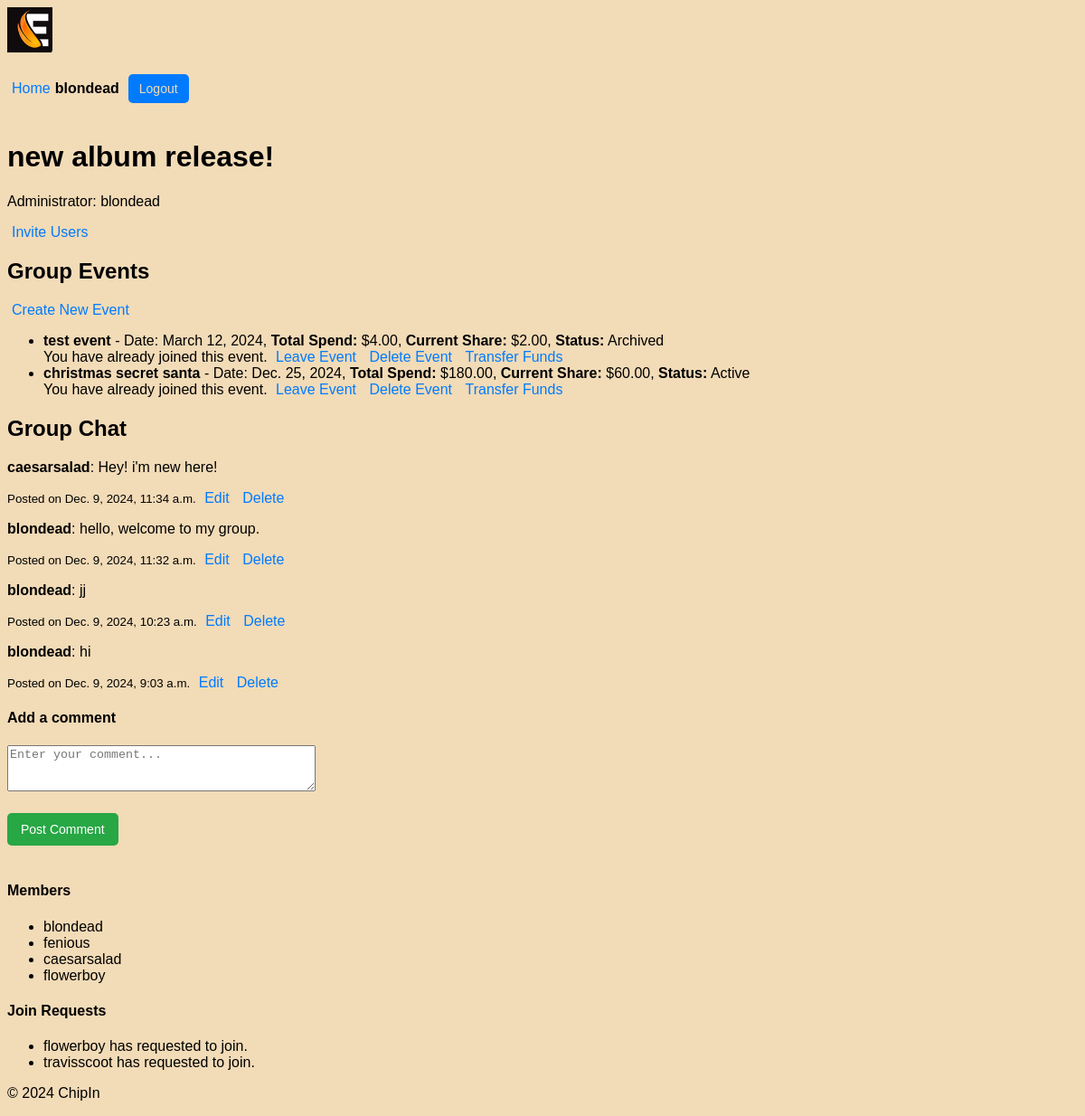
Screenshot of /chipin/group/10/ (signed in) with the database file from the repository.
### users/models.py (models this page shows, shortened)
class Profile(models.Model):
    user = models.OneToOneField(User, on_delete=models.CASCADE)
    first_name = models.CharField(max_length=30)
    surname = models.CharField(max_length=30)
    nickname = models.CharField(max_length=30, unique=True, null=False, blank=False)
    max_spend = models.DecimalField(max_digits=10, decimal_places=2, default=100.00)  # Max spend for each event
    balance = models.DecimalField(max_digits=10, decimal_places=2, default=100.00)  # User's current balance

### chipin/models.py (models this page shows, shortened)
class Group(models.Model):
    name = models.CharField(max_length=100)
    admin = models.ForeignKey(User, related_name='admin_groups', on_delete=models.CASCADE)
    members = models.ManyToManyField(User, related_name='group_memberships', blank=True)
    invited_users = models.ManyToManyField(User, related_name='pending_invitations', blank=True)

class Event(models.Model):
    name = models.CharField(max_length=100)
    date = models.DateField()
    total_spend = models.DecimalField(max_digits=10, decimal_places=2)
    status = models.CharField(max_length=20, default='Pending')  # Can be 'Pending' or 'Active'
    group = models.ForeignKey('Group', related_name='events', on_delete=models.CASCADE)
    members = models.ManyToManyField(User, related_name='event_memberships', blank=True)
    def calculate_share(self):
        members_count = self.members.count()
        if members_count == 0:
            return 0
        else:
            unround_share = self.total_spend / members_count
            round_share = round(unround_share, 2)
        return round_share

class Comment(models.Model):
    user = models.ForeignKey(User, on_delete=models.CASCADE)  # User who posted the comment
    group = models.ForeignKey(Group, related_name='comments', on_delete=models.CASCADE)  # Group associated with the comment
    content = models.TextField()  # The comment content
    created_at = models.DateTimeField(auto_now_add=True)  # Timestamp when the comment was posted
    updated_at = models.DateTimeField(auto_now=True)  # Timestamp for the latest update

class GroupJoinRequest(models.Model):
    user = models.ForeignKey(User, on_delete=models.CASCADE)
    group = models.ForeignKey(Group, on_delete=models.CASCADE, related_name='join_requests')
    is_approved = models.BooleanField(default=False)
    votes = models.ManyToManyField(User, related_name='votes', blank=True)  # Tracks users who voted
    created_at = models.DateTimeField(auto_now_add=True)

### chipin/views.py (the view)
# urls.py: path('group/<int:group_id>/', views.group_detail, name='group_detail'),
@login_required
def group_detail(request, group_id, edit_comment_id=None):
    group = get_object_or_404(Group, id=group_id)
    comments = group.comments.all().order_by('-created_at')  # Fetch all comments for the group
    events = group.events.all()  # Fetch all events associated with the group
    if edit_comment_id: # Fetch the comment to edit, if edit_comment_id is provided
        comment_to_edit = get_object_or_404(Comment, id=edit_comment_id)
        if comment_to_edit.user != request.user:
            return redirect('chipin:group_detail', group_id=group.id)
    else:
        comment_to_edit = None
    if request.method == 'POST':
        if comment_to_edit: # Editing an existing comment
            form = CommentForm(request.POST, instance=comment_to_edit)
        else: # Adding a new comment
            form = CommentForm(request.POST)
        if form.is_valid():
            comment = form.save(commit=False)
            comment.user = request.user
            comment.group = group
            comment.save()
            return redirect('chipin:group_detail', group_id=group.id)
    else:
        form = CommentForm(instance=comment_to_edit) if comment_to_edit else CommentForm()
    event_share_info = {}
    for event in events:
        event_share = event.calculate_share()
        user_eligible = request.user.profile.max_spend >= event_share
        user_has_joined = request.user in event.members.all()  # Check if the user has already joined the event
        event_share_info[event] = {
            'share': event_share,
            'eligible': user_eligible,
            'status': event.status,
            'joined': user_has_joined
        }
    return render(request, 'chipin/group_detail.html', {
        'group': group,
        'comments': comments,
        'form': form,
        'comment_to_edit': comment_to_edit,
        'events': events,
        'event_share_info': event_share_info,
    })

### chipin/forms.py (shortened to what this page needs)
class CommentForm(forms.ModelForm):
    class Meta:
        model = Comment
        fields = ['content']
        widgets = {
            'content': forms.Textarea(attrs={'rows': 3, 'placeholder': 'Enter your comment...'})
        }

### chipin/context_processors.py (called while the page is built)
def user_profile(request):
    if request.user.is_authenticated:
        try:
            return {'nickname': request.user.profile.nickname}
        except Profile.DoesNotExist:
            return {'nickname': request.user.username}  # Fallback to username if no profile exists
    return {}

### chipin/templates/chipin/group_detail.html (shortened to what this page needs)
{% extends 'chipin/base.html' %}
{% block content %}
     <h1>{{ group.name }}</h1>
     <p>Administrator: {{ group.admin.profile.nickname }}</p>
     {% if request.user == group.admin %}
         <a href="{% url 'chipin:invite_users' group.id %}">Invite Users</a>
     {% endif %}
     <h2>Group Events</h2>
     {% if request.user == group.admin %}
         <a href="{% url 'chipin:create_event' group.id %}" class="btn btn-primary">Create New Event</a>
     {% endif %}
     <ul>
         {% for event, info in event_share_info.items %}
             <li>
                 <strong>{{ event.name }}</strong> - Date: {{ event.date }},
                 <strong>Total Spend:</strong> ${{ event.total_spend }},
                 <strong>Current Share:</strong> ${{ info.share }},
                 <strong>Status:</strong> <span class="event-status">{{ info.status }}</span><br>
                 {% if info.joined %}
                     <span class="joined">You have already joined this event.</span>
                     <a href="{% url 'chipin:leave_event' group.id event.id %}" class="btn btn-warning" onclick="return confirm('Are you sure you want to leave this event?');">Leave Event</a>
                 {% endif %}
                 {% if request.user == group.admin %}
                     <a href="{% url 'chipin:delete_event' group.id event.id %}" class="btn btn-danger" onclick="return confirm('Are you sure you want to delete this event?');">Delete Event</a>
                 {% endif %}
                 {% if request.user == group.admin %}
                     <a href="{% url 'chipin:transfer_funds' group.id event.id %}" class="btn btn-danger" onclick="return confirm('Transfer funds for this event? This action is irreversible.');">Transfer Funds</a>
                 {% endif %}
             </li>
         {% endfor %}
     </ul>
     <h2>Group Chat</h2>
     <div class="comments-section">
         {% for comment in comments %}
             <div class="comment">
                 <p><strong>{{ comment.user.profile.nickname }}</strong>: {{ comment.content }}</p>
                 <small>Posted on {{ comment.created_at }}</small>
                 {% if comment.user == request.user or request.user == group.admin %}
                     <a href="{% url 'chipin:edit_comment' group.id comment.id %}">Edit</a>
                     <a href="{% url 'chipin:delete_comment' comment.id %}" onclick="return confirm('Are you sure?')">Delete</a>
                 {% endif %}
             </div>
         {% empty %}
             <p>No comments yet. Be the first to comment!</p>
         {% endfor %}
         <h4>{% if comment_to_edit %}Edit Comment{% else %}Add a comment{% endif %}</h4>
         <form method="POST">
             <div class="form-group">
                 {{ form.content }}
             </div>
             <button type="submit">{% if comment_to_edit %}Save Comment{% else %}Post Comment{% endif %}</button>
         </form>
     <h4>Members</h4>
     <ul>
         {% for member in group.members.all %}
         <li>{{ member.profile.nickname }}</li>
         {% endfor %}
     </ul>
     <h4>Join Requests</h4>
     <ul>
         {% for request in group.join_requests.all %}
             <li>{{ request.user.username }} has requested to join.</li>
         {% endfor %}
     </ul>
 {% endblock content %}

### chipin/templates/chipin/base.html (shortened to what this page needs)
{% load static %}
<!DOCTYPE html>
<html lang="en">
<head>
    <link rel="stylesheet" href="{% static 'chipin/styles.css' %}">
</head>
<body>
    <header>
        <div class="logo">
            <img src="{% static 'chipin/logo_90.jpg' %}" alt="ChipIn Logo">
        </div>
        <div class="user-info">
            {% if request.user.is_authenticated %}
                <a href="{% url 'users:user' %}">Home</a> <span>{{ request.user.profile.nickname }}</span>
                <form action="{% url 'users:logout' %}" method="post">
                    <button type="submit">Logout</button>
                </form>
            {% else %}
                <a href="{% url 'users:login' %}">Login</a> <a href="{% url 'users:register' %}">Register</a>
            {% endif %}
        </div>
    </header>
    <main>
        {% block content %}
        {% endblock %}
    </main>
    <footer>
        <p>&copy; 2024 ChipIn</p>
    </footer>
</body>
</html>

### chipin/static/chipin/styles.css (style rules this page uses)
.logo img { max-height: 50px; }
.user-info { display: flex; align-items: center; font-size: 16px; }
.user-info span { margin-right: 10px; font-weight: bold; }
.user-info button { background-color: #007BFF; color: #f2dbb7; border: none; padding: 8px 12px; cursor: pointer; border-radius: 5px; font-size: 14px; }
button { background-color: #28a745; color: white; border: none; padding: 10px 15px; cursor: pointer; border-radius: 5px; font-size: 14px; margin-top: 20px; margin-bottom: 20px; }
a { color: #007BFF; text-decoration: none; padding: 5px }

### chipin/templates/chipin/group_detail.html (style rules this page uses)
body { background-color: #f2dbb7; font-family: 'Parkinsans', sans-serif; }
h2 { font-family: 'Parkinsans', sans-serif; font-weight: 700; }
p, a { font-family: 'Parkinsans', sans-serif; font-weight: 400; }

### rows the page displays
Group: name "new album release!", admin.profile.nickname "blondead"
Event: name "test event", date "March 12, 2024", total_spend "4.00", share "2.00", status "Archived"
Event: name "christmas secret santa", date "Dec. 25, 2024", total_spend "180.00", share "60.00", status "Active"
Comment: user.profile.nickname "caesarsalad", content "Hey! i'm new here!", created_at "Dec. 9, 2024, 11:34 a.m.", shows "Edit"
Comment: user.profile.nickname "blondead", content "hello, welcome to my group.", created_at "Dec. 9, 2024, 11:32 a.m.", shows "Edit"
Comment: user.profile.nickname "blondead", content "jj", created_at "Dec. 9, 2024, 10:23 a.m.", shows "Edit"
Comment: user.profile.nickname "blondead", content "hi", created_at "Dec. 9, 2024, 9:03 a.m.", shows "Edit"
GroupJoinRequest: user.username "flowerboy"
GroupJoinRequest: user.username "travisscoot"

### other values shown
{{ request.user.profile.nickname }} "blondead"
{{ member.profile.nickname }} "blondead"
{{ member.profile.nickname }} "fenious"
{{ member.profile.nickname }} "caesarsalad"
{{ member.profile.nickname }} "flowerboy"
